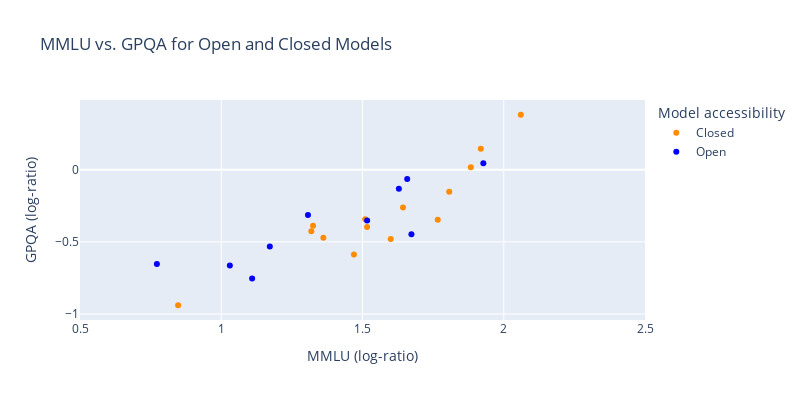

The notebook cell this image was saved under:
### Code cell
color_map = {'Open': 'blue', 'Closed': 'darkorange'}

# Create the plot
fig = px.scatter(df, x=f'{bench1} (log-ratio)', y=f'{bench2} (log-ratio)', color='Open/Closed',
                 title=f'{bench1} vs. {bench2} for Open and Closed Models',
                 labels={f'{bench1} (log-ratio)': f'{bench1} Score', f'{bench2} (log-ratio)': f'{bench2} Score', 'Date': 'Date', 'System': 'Model'},
                 hover_data=['System', 'Date', f'{bench1}', f'{bench2}'],
                 color_discrete_map=color_map)

# x limits
# fig.update_xaxes(range=[0.6, 1])
fig.update_xaxes(range=[0.5, 2.5])

# Improve the layout
fig.update_layout(
    width=800,
    height=400,
    xaxis_title=f"{bench1} (log-ratio)",
    yaxis_title=f"{bench2} (log-ratio)",
    legend_title="Model accessibility",
    font=dict(size=12),
    hovermode="closest"
)

# Show the plot
fig.show()

### Figure 1 — Plotly figure (JSON) as saved in the notebook; plotly's stock layout.template omitted (floating-point values rounded to 4 significant figures; data arrays with more than 128 entries replaced by an {"elided": "..."} marker saying what was removed)
{"data": [{"customdata": {"elided": "52x4 mixed values"}, "hovertemplate": "Open/Closed=Closed<br>MMLU Score=%{x}<br>GPQA Score=%{y}<br>Model=%{customdata[0]}<br>Date=%{customdata[1]}<br>MMLU=%{customdata[2]}<br>GPQA=%{customdata[3]}<extra></extra>", "legendgroup": "Closed", "marker": {"color": "darkorange", "symbol": "circle"}, "mode": "markers", "name": "Closed", "orientation": "v", "showlegend": true, "type": "scatter", "x": [null, null, null, null, null, null, null, null, null, null, null, null, null, null, -0.4398, 0.7309, 1.295, 1.883, 1.325, 2.06, null, null, 0.763, 0.9346, 1.319, 1.51, 1.807, null, 1.655, 0.4055, 0.8473, 1.849, 1.766, 1.47, null, 1.919, 1.516, 1.361, 1.361, 1.463, -1.136, 0.2047, 0.91, 1.283, 1.6, -1.164, -1.214, -1.169, -0.418, 0.5365, 0.6103, 1.643], "xaxis": "x", "y": [null, null, null, null, null, null, null, null, null, null, null, null, null, null, null, null, null, 0.016, -0.3888, 0.3805, null, null, null, null, -0.4263, -0.3433, -0.1523, null, null, null, -0.9395, null, -0.3475, -0.5884, -0.036, 0.1442, -0.3971, null, -0.4726, null, null, null, null, null, -0.4811, null, null, null, null, null, null, -0.2615], "yaxis": "y"}, {"customdata": {"elided": "114x4 mixed values"}, "hovertemplate": "Open/Closed=Open<br>MMLU Score=%{x}<br>GPQA Score=%{y}<br>Model=%{customdata[0]}<br>Date=%{customdata[1]}<br>MMLU=%{customdata[2]}<br>GPQA=%{customdata[3]}<extra></extra>", "legendgroup": "Open", "marker": {"color": "blue", "symbol": "circle"}, "mode": "markers", "name": "Open", "orientation": "v", "showlegend": true, "type": "scatter", "x": [null, null, null, null, null, null, null, null, null, null, null, null, null, null, null, null, null, null, null, null, null, null, null, null, null, null, null, null, null, null, null, null, null, null, null, null, null, null, null, null, null, null, null, null, null, null, null, null, null, null, null, null, null, null, -0.4419, 1.131, null, null, null, null, null, 1.136, 1.03, 0.91, -0.07203, 1.295, -1.036, 0.2168, 0.8712, -0.3105, 1.109, 0.91, -0.2088, -0.6812, 1.516, 0.7722, 1.629, 1.928, -0.6146, -0.1242, 0.3146, 0.5494, -0.1886, 0.1926, 0.5151, 0.7954, 1.658, 0.4096, 1.254, -0.8095, -0.08004, 1.457, 1.307, null, null, null, -0.5758, 0.2696, 0.6946, 1.673, -0.1914, -1.035, -0.1966, -1.062, -1.093, -1.01, -1.062, -1.051, 0.2047, 0.4557, null, null, 1.172, 0.5689], "xaxis": "x", "y": [null, null, null, null, null, null, null, null, null, null, null, null, null, null, null, null, null, null, null, null, null, null, null, null, null, null, null, null, null, null, null, null, null, null, null, null, null, null, null, null, null, null, null, null, null, null, null, null, null, null, null, null, null, null, null, null, null, null, null, null, null, null, -0.6633, null, null, null, null, null, null, null, -0.7538, null, null, null, -0.3516, -0.6544, -0.1322, 0.04401, null, null, null, null, null, null, null, null, -0.06402, null, null, null, null, null, -0.3146, null, null, null, null, null, null, -0.4473, null, null, null, null, null, null, null, null, null, null, null, null, -0.5322, null], "yaxis": "y"}], "layout": {"font": {"size": 12}, "height": 400, "hovermode": "closest", "legend": {"title": {"text": "Model accessibility"}, "tracegroupgap": 0}, "title": {"text": "MMLU vs. GPQA for Open and Closed Models"}, "width": 800, "xaxis": {"anchor": "y", "domain": [0, 1], "range": [0.5, 2.5], "title": {"text": "MMLU (log-ratio)"}}, "yaxis": {"anchor": "x", "domain": [0, 1], "title": {"text": "GPQA (log-ratio)"}}}}
